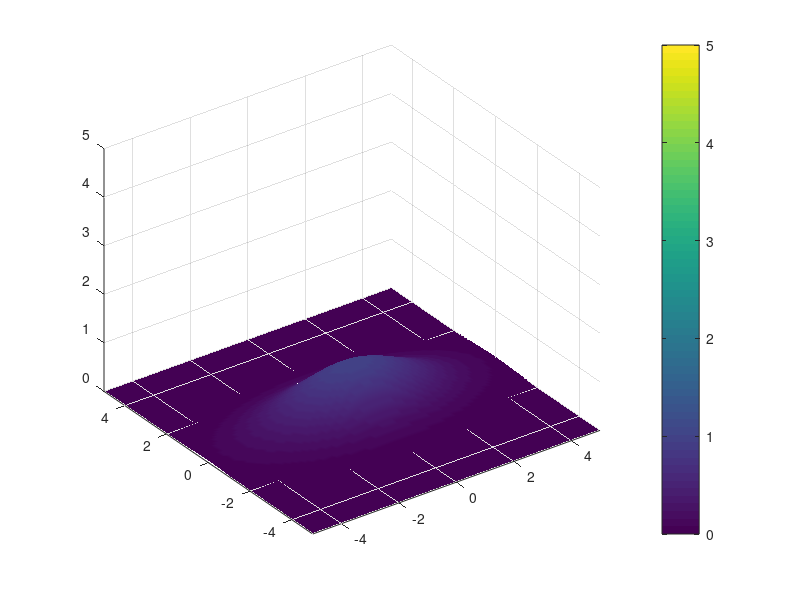
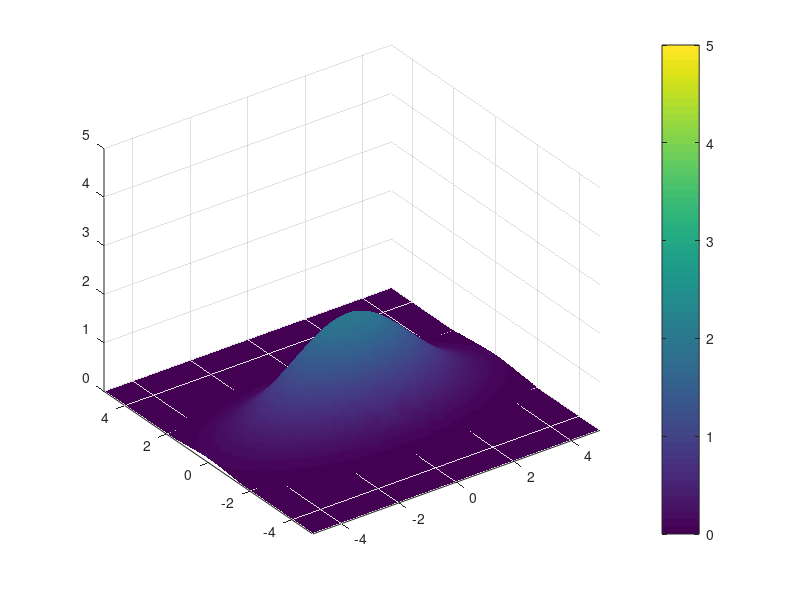
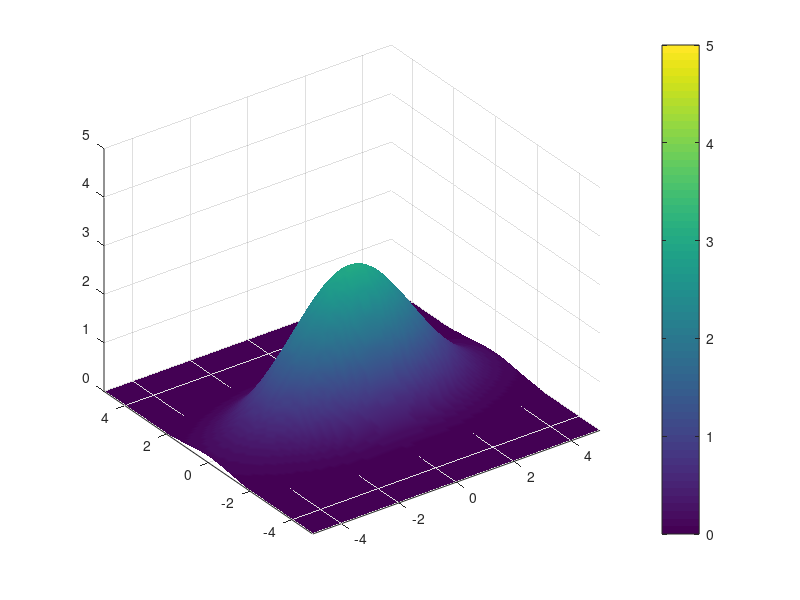
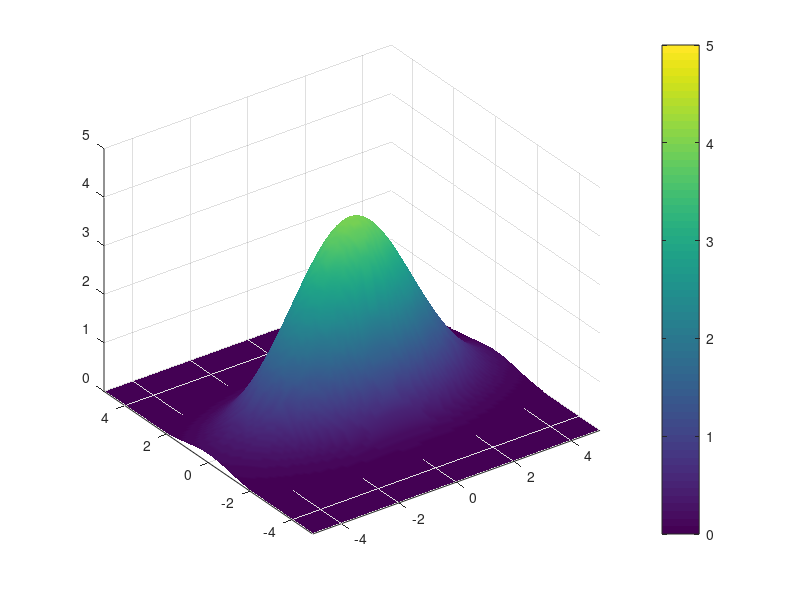

The MATLAB script that drew these images, in order:
clear all;

x0=0; y0=0; a=0.5; b=0; c=0.125; minY=-5; maxY=5; minX=-5; maxX=5; N=100;

%X=linspace(-5,5,101);
%Y=linspace(-5,5,101);
X=-5:0.1:5;
Y=-5:0.1:5;
for k = 1:5
for i = 1:size(X,2)
    x=X(i);
    for j = 1:size(X,2)
        y=Y(j);
        Z(i,j) = k*exp(-(a*(x-x0)^2 + 2*b*(y-y0) + c*(y-y0)^2));
    end;
end;
nombre=strcat(strcat('Ej1_fig',num2str(k)),'.png'); 
figure();
surf(X,Y,Z);
colorbar();
axis([-5, 5, -5, 5, 0, 5]);
shading interp;
view(-36,36);
caxis([0,5]); 
filename=sprintf('ej1_image',k);
print(filename,'-dpng');
end; 

% %% Constantes
% x0=0; y0=0;
% a=0.5;
% b=0;
% c=0.125;
% lim_inf=-5;
% lim_sup=5;
% step=0.1;
% 
% %%
% 
% for k=1:lim_sup
%   %% Forma compacta:
%     [X, Y] = meshgrid(lim_inf:step:lim_sup, lim_inf:step:lim_sup);
%     Z = k*exp( - (a*(X-x0).^2 + 2*b*(X-x0).*(Y-y0) + c*(Y-y0).^2)) ;
%     
%   %% Plotting
%     surf(X,Y,Z); shading interp; view(-36,36);
%     xlabel('X axis');
%     ylabel('Y axis');
%     zlabel('Z axis');
%     axis ([lim_inf, lim_sup, lim_inf, lim_sup, 0, lim_sup], 'square');
%     title('A 2D gaussian function');
%     caxis([0,lim_sup])
%     colorbar;
% 
%   %% Save image to disk
%     filename=sprintf('output/%05d',k);
%     print(filename,'-dpng');
% end


